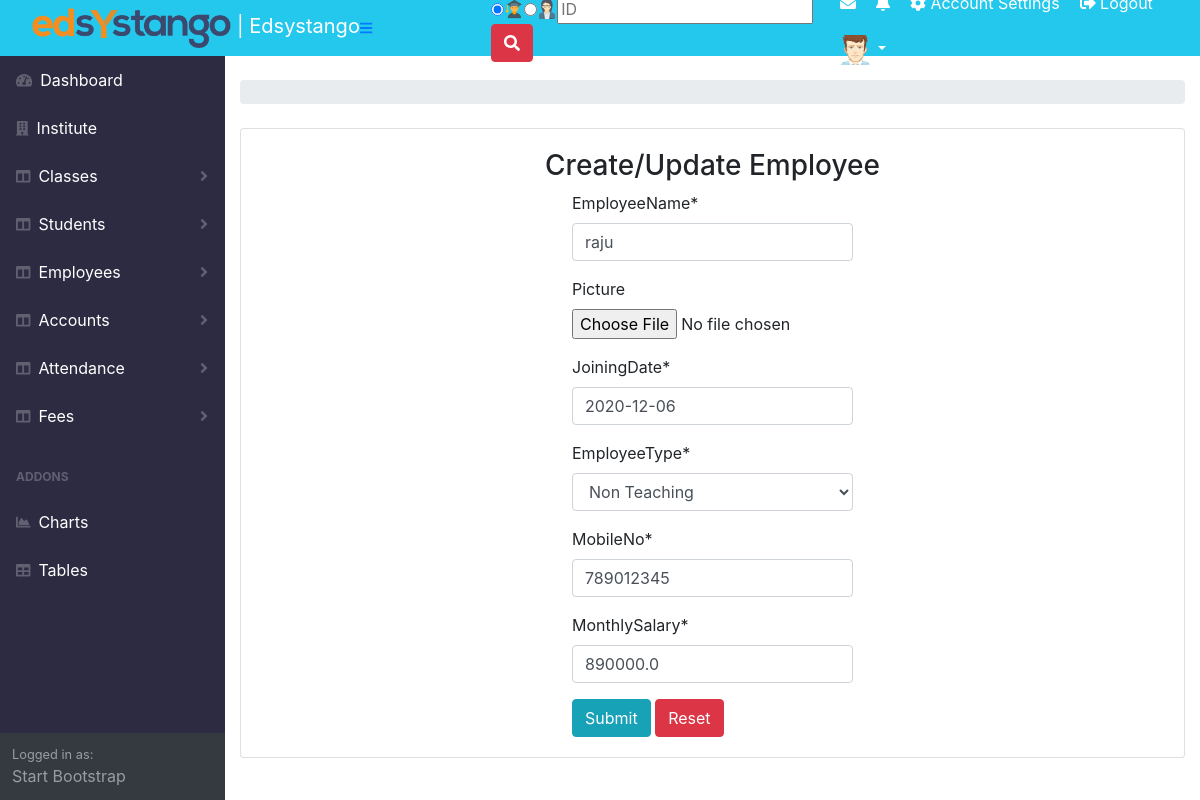
Screenshot of /updateemp/2 with the database file from the repository.
### portalapp/models.py (models this page shows)
class Employee(models.Model):
    CHOICESTYPE = (
    ('----Employee Type-------','----Employee Type-------'),
    ('Teaching','Teaching'),
    ('Non Teaching','Non Teaching')
    )
    EmployeeName = models.CharField(max_length=255)
    Picture = models.FileField(upload_to='employees/',blank=True)
    JoiningDate = models.DateField()
    EmployeeType = models.CharField(max_length=255,choices= CHOICESTYPE,default='----Employee Type-------')
    MobileNo = models.IntegerField()
    MonthlySalary = models.FloatField()

### portalapp/views.py (the view, shortened to what this page needs)
# urls.py: path('updateemp/<int:pk>',views.UpdateEmployee.as_view()),
class UpdateEmployee(UpdateView):
    model = Employee
    fields = '__all__'

### templates/portalapp/employee_form.html (shortened to what this page needs)
{% extends 'portalapp/base.html' %}
{% load crispy_forms_tags %}
{% block base%}
<center>
<h3>Create/Update Employee </h3>
</center>
<div class="row justify-content-center">
  <div class="col-lg-4">
    <form method="post" enctype="multipart/form-data">
      {{form | crispy }}
      <input type="submit" name="" class="btn btn-info" value="Submit">
      <input type="reset" name="" class="btn btn-danger" value="Reset">
    </form>
  </div>
</div>
{% endblock %}

### rows the page displays
Employee: EmployeeName "raju", JoiningDate "2020-12-06", EmployeeType "Non Teaching", MobileNo "789012345", MonthlySalary "890000.0"
